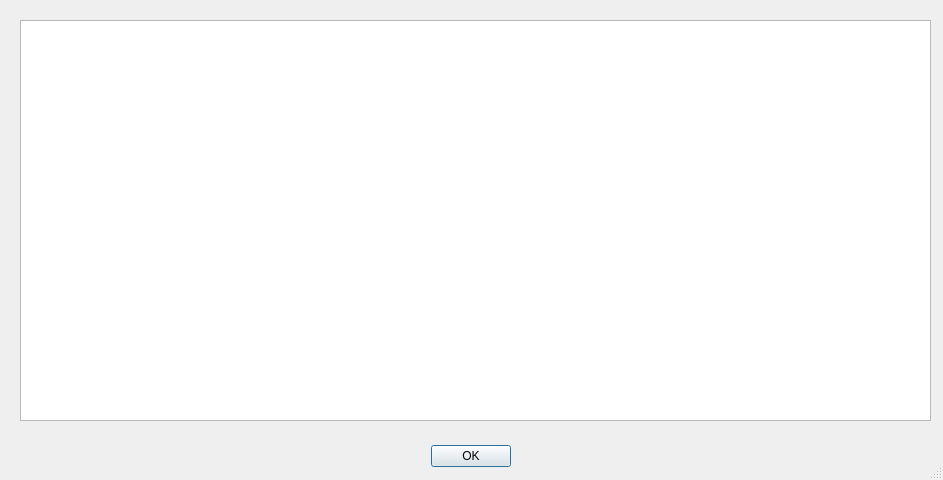
<?xml version="1.0" encoding="UTF-8"?>
<ui version="4.0">
 <class>Dialog</class>
 <widget class="QDialog" name="Dialog">
  <property name="windowModality">
   <enum>Qt::ApplicationModal</enum>
  </property>
  <property name="geometry">
   <rect>
    <x>0</x>
    <y>0</y>
    <width>943</width>
    <height>480</height>
   </rect>
  </property>
  <property name="windowTitle">
   <string>Please pick an HMM to plot</string>
  </property>
  <property name="sizeGripEnabled">
   <bool>true</bool>
  </property>
  <property name="modal">
   <bool>true</bool>
  </property>
  <widget class="QDialogButtonBox" name="buttonBox">
   <property name="geometry">
    <rect>
     <x>10</x>
     <y>440</y>
     <width>921</width>
     <height>32</height>
    </rect>
   </property>
   <property name="orientation">
    <enum>Qt::Horizontal</enum>
   </property>
   <property name="standardButtons">
    <set>QDialogButtonBox::Ok</set>
   </property>
   <property name="centerButtons">
    <bool>true</bool>
   </property>
  </widget>
  <widget class="QListWidget" name="listWidget">
   <property name="geometry">
    <rect>
     <x>20</x>
     <y>20</y>
     <width>911</width>
     <height>401</height>
    </rect>
   </property>
  </widget>
 </widget>
 <resources/>
 <connections>
  <connection>
   <sender>buttonBox</sender>
   <signal>accepted()</signal>
   <receiver>Dialog</receiver>
   <slot>accept()</slot>
   <hints>
    <hint type="sourcelabel">
     <x>248</x>
     <y>254</y>
    </hint>
    <hint type="destinationlabel">
     <x>157</x>
     <y>274</y>
    </hint>
   </hints>
  </connection>
  <connection>
   <sender>buttonBox</sender>
   <signal>rejected()</signal>
   <receiver>Dialog</receiver>
   <slot>reject()</slot>
   <hints>
    <hint type="sourcelabel">
     <x>316</x>
     <y>260</y>
    </hint>
    <hint type="destinationlabel">
     <x>286</x>
     <y>274</y>
    </hint>
   </hints>
  </connection>
 </connections>
</ui>
